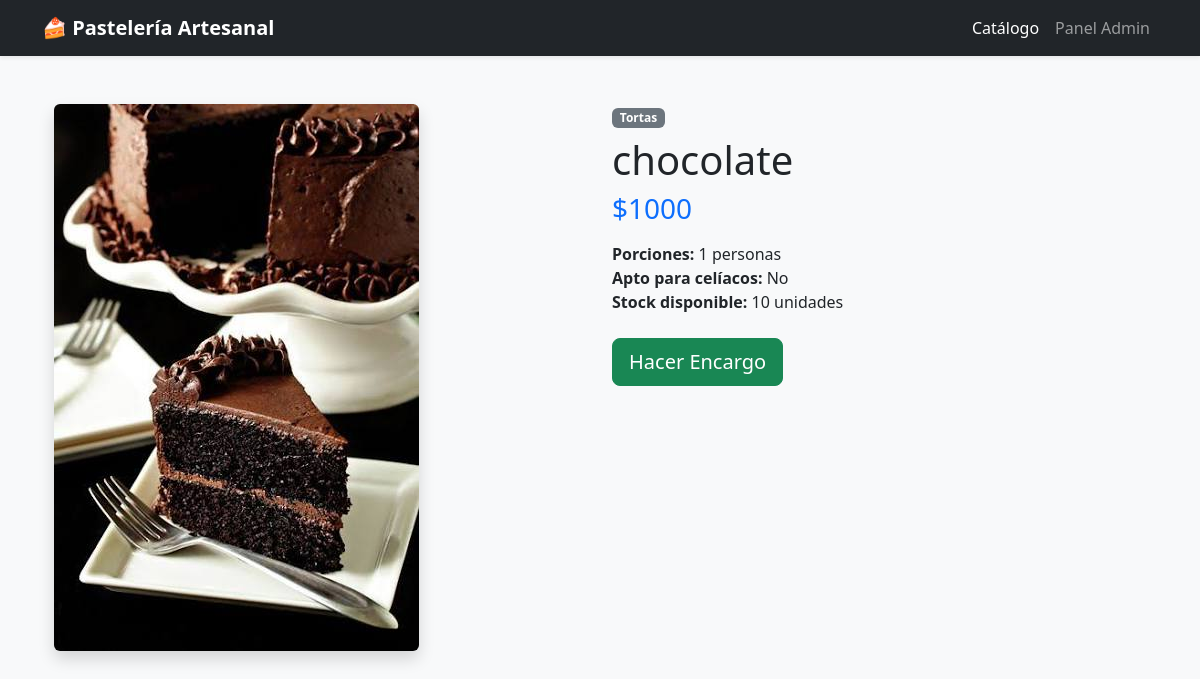
The page /producto/1/ on the database its author committed.
### shop/models.py (models this page shows, shortened)
class Producto(models.Model):
    linea = models.ForeignKey(Linea, on_delete=models.CASCADE)
    nombre = models.CharField(max_length=150)
    fotografia = models.ImageField(upload_to='productos/')
    precio = models.IntegerField()
    porciones = models.IntegerField()
    apto_celiacos = models.BooleanField(default=False)
    stock = models.IntegerField()
    disponible = models.BooleanField(default=True)

class Linea(models.Model):
    nombre = models.CharField(max_length=100, unique=True)

### shop/views.py (the view)
# urls.py: path('producto/<int:pk>/', views.detalle_producto_view, name='detalle_producto'),
def detalle_producto_view(request, pk):
    producto = get_object_or_404(Producto, pk=pk, disponible=True)
    context = {
        'producto': producto,
    }
    return render(request, 'shop/detalle.html', context)

### shop/templates/shop/detalle.html
{% extends 'shop/base.html' %}
{% block content %}
<div class="container my-5">
    <div class="row">
        <div class="col-md-6">
            {% if producto.fotografia %}
                <img src="{{ producto.fotografia.url }}" class="img-fluid rounded shadow" alt="{{ producto.nombre }}">
            {% else %}
                <img src="https://via.placeholder.com/400" class="img-fluid rounded shadow" alt="Sin imagen">
            {% endif %}
        </div>
        <div class="col-md-6">
            <span class="badge bg-secondary mb-2">{{ producto.linea.nombre }}</span>
            <h1>{{ producto.nombre }}</h1>
            <h3 class="text-primary mb-3">${{ producto.precio|floatformat:0 }}</h3>
            <ul class="list-unstyled mb-4">
                <li><strong>Porciones:</strong> {{ producto.porciones }} personas</li>
                <li><strong>Apto para celíacos:</strong> {% if producto.apto_celiacos %} Sí {% else %} No {% endif %}</li>
                <li><strong>Stock disponible:</strong> {{ producto.stock }} unidades</li>
            </ul>
            {% if producto.stock > 0 %}
                <a href="#" class="btn btn-success btn-lg">Hacer Encargo</a>
            {% else %}
                <button class="btn btn-secondary btn-lg" disabled>Agotado por hoy</button>
            {% endif %}
        </div>
    </div>
</div>
{% endblock %}

### rows shown on the page
Producto: fotografia (picture), linea.nombre "Tortas", nombre "chocolate", precio "1000", porciones "1", stock "10"
